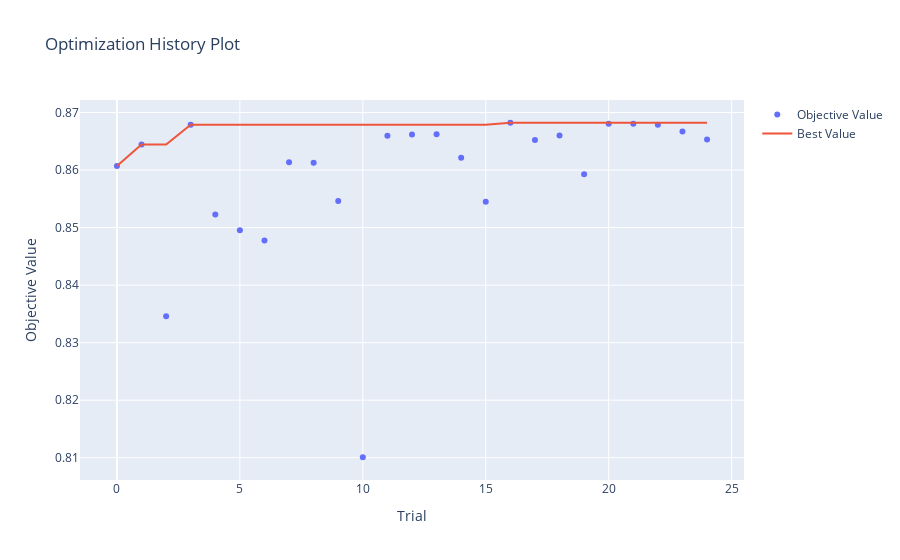

The notebook cell this image was saved under:
### Markdown cell above
Saved:
{'n_estimators': 575,
 'learning_rate': 0.0027213754476726384,
 'max_depth': 9,
 'num_leaves': 698,
 'subsample': 0.5809036581178155,
 'colsample_bytree': 0.5010681356698323}

### Code cell
optuna.visualization.plot_optimization_history(study)

### Figure 1 — Plotly figure (JSON) as saved in the notebook; plotly's stock layout.template omitted (floating-point values rounded to 4 significant figures)
{"data": [{"mode": "markers", "name": "Objective Value", "type": "scatter", "x": [0, 1, 2, 3, 4, 5, 6, 7, 8, 9, 10, 11, 12, 13, 14, 15, 16, 17, 18, 19, 20, 21, 22, 23, 24], "y": [0.8607, 0.8644, 0.8346, 0.8679, 0.8523, 0.8495, 0.8478, 0.8614, 0.8613, 0.8546, 0.8101, 0.866, 0.8662, 0.8662, 0.8621, 0.8545, 0.8682, 0.8652, 0.866, 0.8593, 0.8681, 0.868, 0.8679, 0.8667, 0.8653]}, {"mode": "lines", "name": "Best Value", "type": "scatter", "x": [0, 1, 2, 3, 4, 5, 6, 7, 8, 9, 10, 11, 12, 13, 14, 15, 16, 17, 18, 19, 20, 21, 22, 23, 24], "y": [0.8607, 0.8644, 0.8644, 0.8679, 0.8679, 0.8679, 0.8679, 0.8679, 0.8679, 0.8679, 0.8679, 0.8679, 0.8679, 0.8679, 0.8679, 0.8679, 0.8682, 0.8682, 0.8682, 0.8682, 0.8682, 0.8682, 0.8682, 0.8682, 0.8682]}, {"marker": {"color": "#cccccc"}, "mode": "markers", "name": "Infeasible Trial", "showlegend": false, "type": "scatter", "x": [], "y": []}], "layout": {"autosize": true, "title": {"text": "Optimization History Plot"}, "xaxis": {"autorange": true, "range": [-1.465, 25.46], "title": {"text": "Trial"}, "type": "linear"}, "yaxis": {"autorange": true, "range": [0.8053, 0.873], "title": {"text": "Objective Value"}, "type": "linear"}}}
